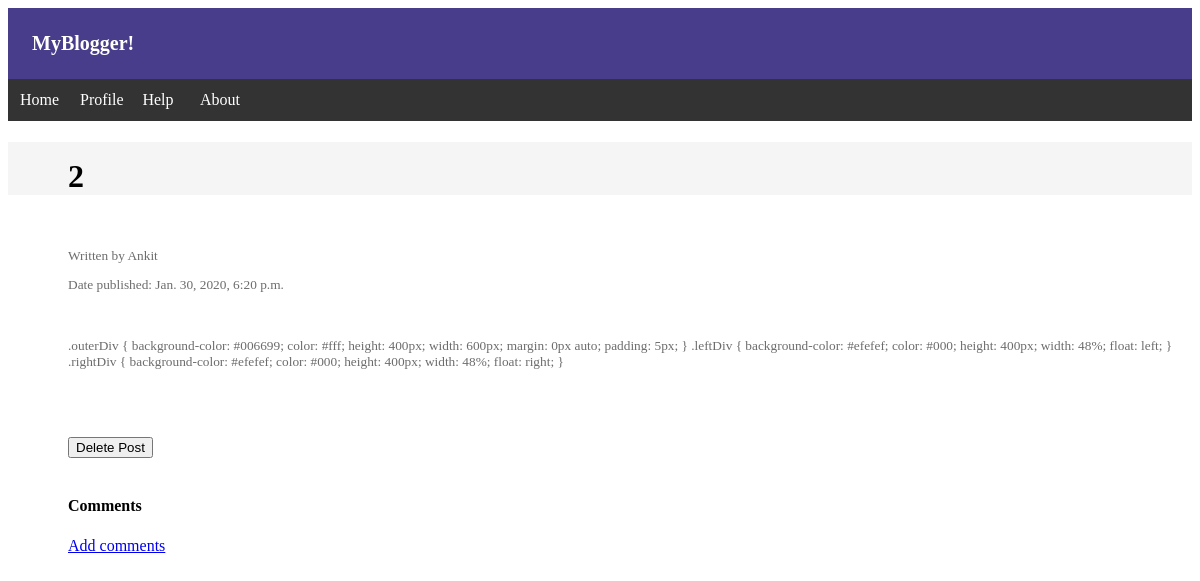
The page /blogger/15/ (signed in) on the database its author committed.
### blogger/models.py (models this page shows, shortened)
class Topic(models.Model):
    user=models.ForeignKey(User,on_delete=models.CASCADE)
    topicname=models.CharField(max_length=200, unique=True)
    text=models.TextField()
    pub_date=models.DateTimeField('Date published')

class User(models.Model):
    username=models.CharField(max_length=200, unique=True)
    usermail=models.EmailField()
    userpassword=models.CharField(max_length=50)
    created_date=models.DateTimeField('Account Created')

### blogger/views.py (the view)
# urls.py: path('<int:topic_id>/',views.details, name="Topic details"),
def details(request, topic_id):
    full=Topic.objects.get(pk=topic_id)
    full.comments_set.all()
    if request.session['is_logged']== True:
        userinfo=(full.user.username ==User.objects.get(pk=request.session['id']).username)
    else:
        userinfo='Not logged in'
    context={'full':full,'userinfo':userinfo}
    if (request.method =="POST" and 'del' in request.POST):
        full.delete()
        return redirect('/blogger/')
    return render(request,'blogger/details.html',context)

### blogger/templates/blogger/details.html (shortened to what this page needs)
{% load static %}
<!DOCTYPE html>
<html>
<link rel="stylesheet" href="{% static 'css/blogger.css' %}">
<body>
    <header>MyBlogger! </header>
    <ul id="menu">
        <li class="menuclass"><a class="menuitem" href="/blogger">Home</a></li>
        <li class="menuclass"><a class="menuitem" href="">Profile</a></li>
        <li class="menuclass"><a class="menuitem" href="">Help</a></li>
        <li class="menuclass"><a class="menuitem" href="">About</a></li>
    </ul>
    <h1>{{full.topicname}}</h1><br>
    <p>Written by {{full.user.username}} </p>
    <p>Date published: {{full.pub_date}}</p><br>
    <p>{{full.text}}</p><br>
    <br> {% if userinfo == True %}
    <div class="dele">
        <form method="POST"> <br>
            <button type="submit" name="del">Delete Post</button> {% csrf_token %}
        </form>
    </div>
    {% endif %}
    <br>
    <div class="comment">
        <h4>Comments</h4>
        {% if userinfo != 'Not logged in' %}
        <a href="{% url 'comments' full.id %}"> Add comments </a> {% else %}
        <p>Login to comment</p>
        {% endif %}
    </div>
</body>
</html>

### blogger/static/css/blogger.css (style rules this page uses)
p { font-size: smaller; color: grey; font-family: 'Lucida Sans'; }
header { font-size: 20px; padding-left: 2vw; padding-top: 2vw; padding-bottom: 2vw; background-color: darkslateblue; color: white; text-emphasis: bold; text-align: left; text-shadow: bisque; text-decoration-color: blue; font-weight: bolder; font-family: cursive; }
#menu { list-style-type: none; margin: 0; padding: 0; overflow: hidden; background-color: #333; }
.menuclass { float: left; }
.menuitem { display: block; width: 3vw; color: white; text-align: center; padding: 1vw 1vw; text-decoration: none; }

### blogger/templates/blogger/details.html (style rules this page uses)
p { padding-left: 5vw; font-size: smaller; color: rgb(109, 108, 108); }
h1 { font-family: Verdana; padding-left: 5vw; padding-top: 1.3vw; list-style-type: none; background-color: whitesmoke; }
.dele { padding-left: 5vw; }
.comment { padding-left: 5vw; }

### rows shown on the page
Topic: topicname "2", user.username "Ankit", pub_date "Jan. 30, 2020, 6:20 p.m.", text ".outerDiv { background-color: #006699; color: #fff; height: 400px; width: 600px; margin: 0px auto; padding: 5px; } .leftDiv { background-color: #efefef; color: #000; height: 400px; width: 48%; float: left; } .rightDiv { background-color: #efefef; color: #000; height: 400px; width: 48%; float: right; }"
